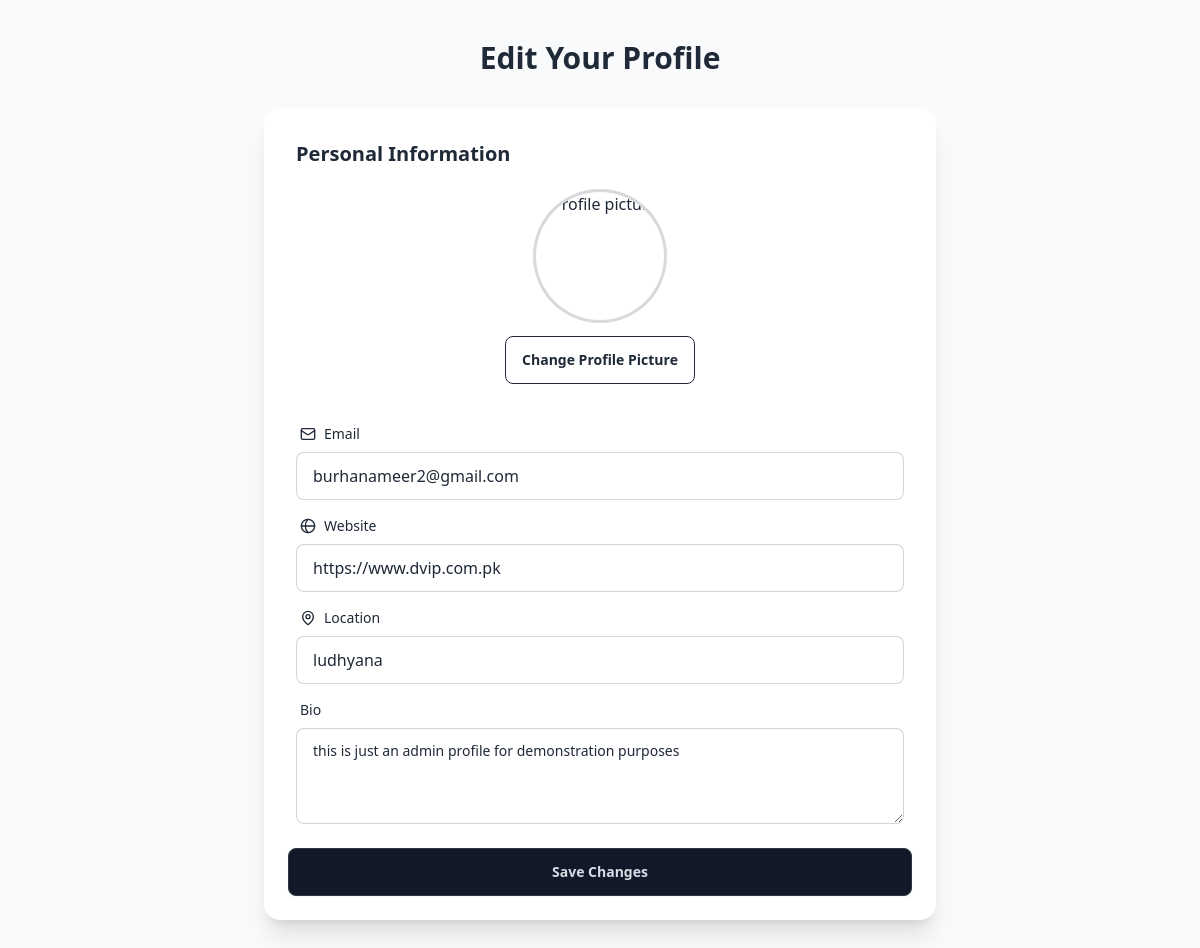
The app's page /edit_profile/ (signed in), older data.
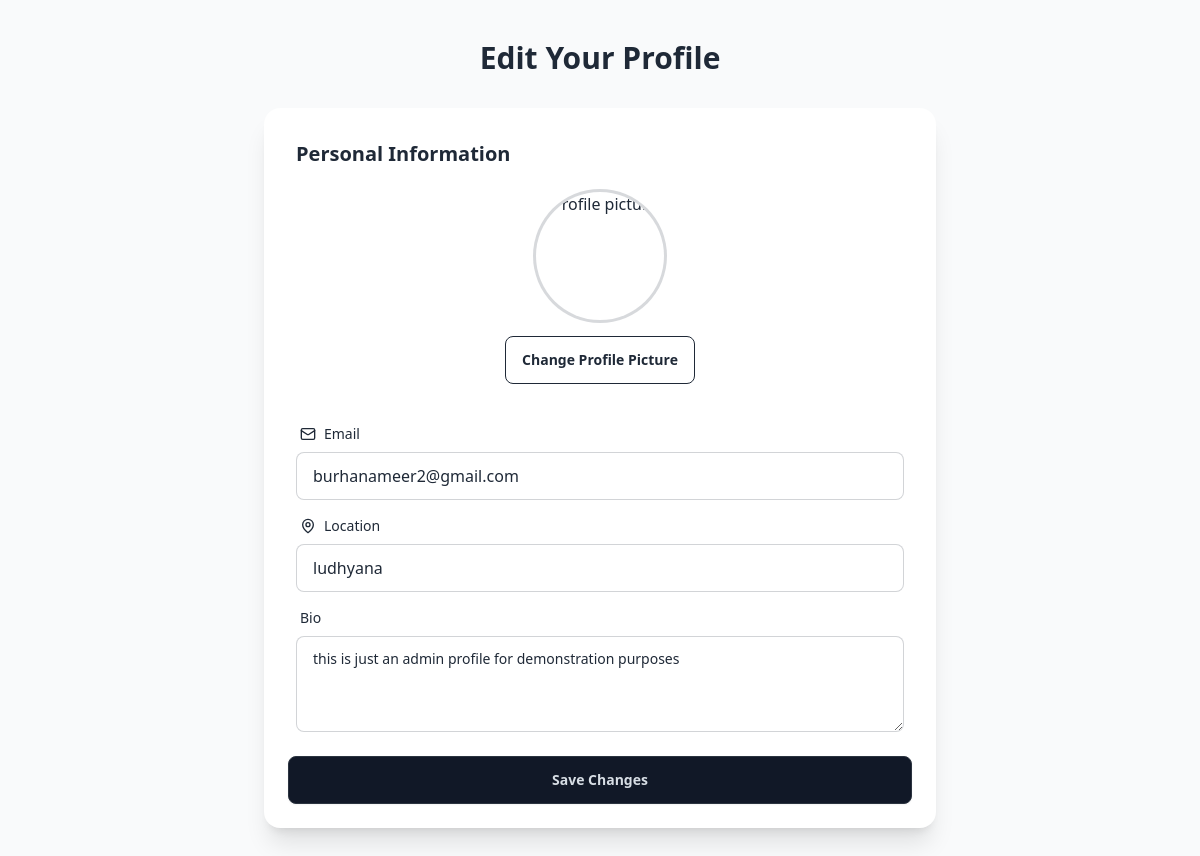
The same page, newer data.
### homeusers/models.py (models this page shows, shortened)
class CustomUser(AbstractUser):
    RoleChoices = (
        ("customer", "Customer Account"),
        ("business", "Business Account")
    )
    role = models.CharField(max_length=20, choices=RoleChoices, default="customer")
    profile_pic = CloudinaryField(
        'image',
        folder="profile_pics/",
        default="profile_pics/crcmmzrp6a5il1tdx7al",
        null=True,
        blank=True
    )
    Bio=models.CharField(max_length=1000 ,null=True,blank=True)
    website=models.CharField(max_length=300, null=True, blank=True)
    location=models.CharField(max_length=300 ,null=True,blank=True)
    groups = models.ManyToManyField(
        'auth.Group',
        related_name='custom_user_groups',  # Changed related_name
        blank=True,
        help_text='The groups this user belongs to.',
        verbose_name='groups',
    )
    user_permissions = models.ManyToManyField(
        'auth.Permission',
        related_name='custom_user_permissions',  # Changed related_name
        blank=True,
        help_text='Specific permissions for this user.',
        verbose_name='user permissions',
    )
    class Meta:
        verbose_name = 'User'
        verbose_name_plural = 'Users'

### homebase/views.py (the view, shortened to what this page needs)
# urls.py: path("edit_profile/",homeviews.edit_profile,name="edit_profile"),
@login_required(login_url='login')
def edit_profile(request):
    user = request.user
    return render(request, "Edit_profile.html", {"user": user})

### homebase/templates/Edit_profile.html (shortened to what the changed rows need)
{% load static %}
<!DOCTYPE html>
<html lang="en" data-theme="light">
<head>
<link rel="stylesheet" href="{% static 'css/dist/styles.css' %}">
</head>
<body class="bg-gray-50">
  <main class="container mx-auto py-10 ">
    <h1 class="text-3xl font-bold mb-8 text-center">Edit Your Profile</h1>
    <div class="max-w-2xl mx-auto">
      <form method="post" enctype="multipart/form-data" class="card bg-base-100 shadow-xl">
        <div class="card-body pb-0">
          <h2 class="card-title text-xl">Personal Information</h2>
          <div class="form-control w-full">
            <label class="label">
              <span class="label-text flex items-center gap-2">
              </span>
            </label>
            <input
              name="email"
              type="email"
              placeholder="your.email@example.com"
              class="input input-bordered w-full focus:border-gray-700"
              required
              value="{{ request.user.email }}"
            />
          </div>
          {% if request.user.role == 'business' %}
          <div class="form-control w-full">
            <label class="label">
              <span class="label-text flex items-center gap-2">
                <svg xmlns="http://www.w3.org/2000/svg" class="h-4 w-4" viewBox="0 0 24 24" fill="none" stroke="currentColor" stroke-width="2" stroke-linecap="round" stroke-linejoin="round"><circle cx="12" cy="12" r="10"/><path d="M12 2a14.5 14.5 0 0 0 0 20 14.5 14.5 14.5 0 0 0 0-20"/><path d="M2 12h20"/></svg>
                Website
              </span>
            </label>
            <input
              name="website"
              type="url"
              placeholder="https://yourwebsite.com"
              value="{{ request.user.website }}"
              class="input input-bordered w-full focus:border-gray-700"
            />
          </div>
          {% endif %}
          <div class="form-control w-full">
            <label class="label">
              <span class="label-text flex items-center gap-2">
              </span>
            </label>
            <input
              type="text"
              name="location"
              value="{{ request.user.location }}"
              placeholder="City, Country, State"
              class="input input-bordered w-full focus:border-gray-700"
            />
          </div>
          <div class="form-control w-full">
            <label class="label">
              <span class="label-text">Bio</span>
            </label>
            <textarea
              name="Bio"
              class="textarea textarea-bordered h-24 focus:border-gray-700"
              placeholder="Tell us about yourself..."
            >{{ request.user.Bio }}</textarea>
          </div>
        </div>
      </form>
    </div>
  </main>
</body>
</html>

Row changes from the older to the newer data that the page shows:
changed CustomUser "burhanameer2@gmail.com": role "business" → "customer" (drawn); website "https://www.dvip.com.pk" → (not shown)
Text that changed along with them:
text no longer shown: "Website"
